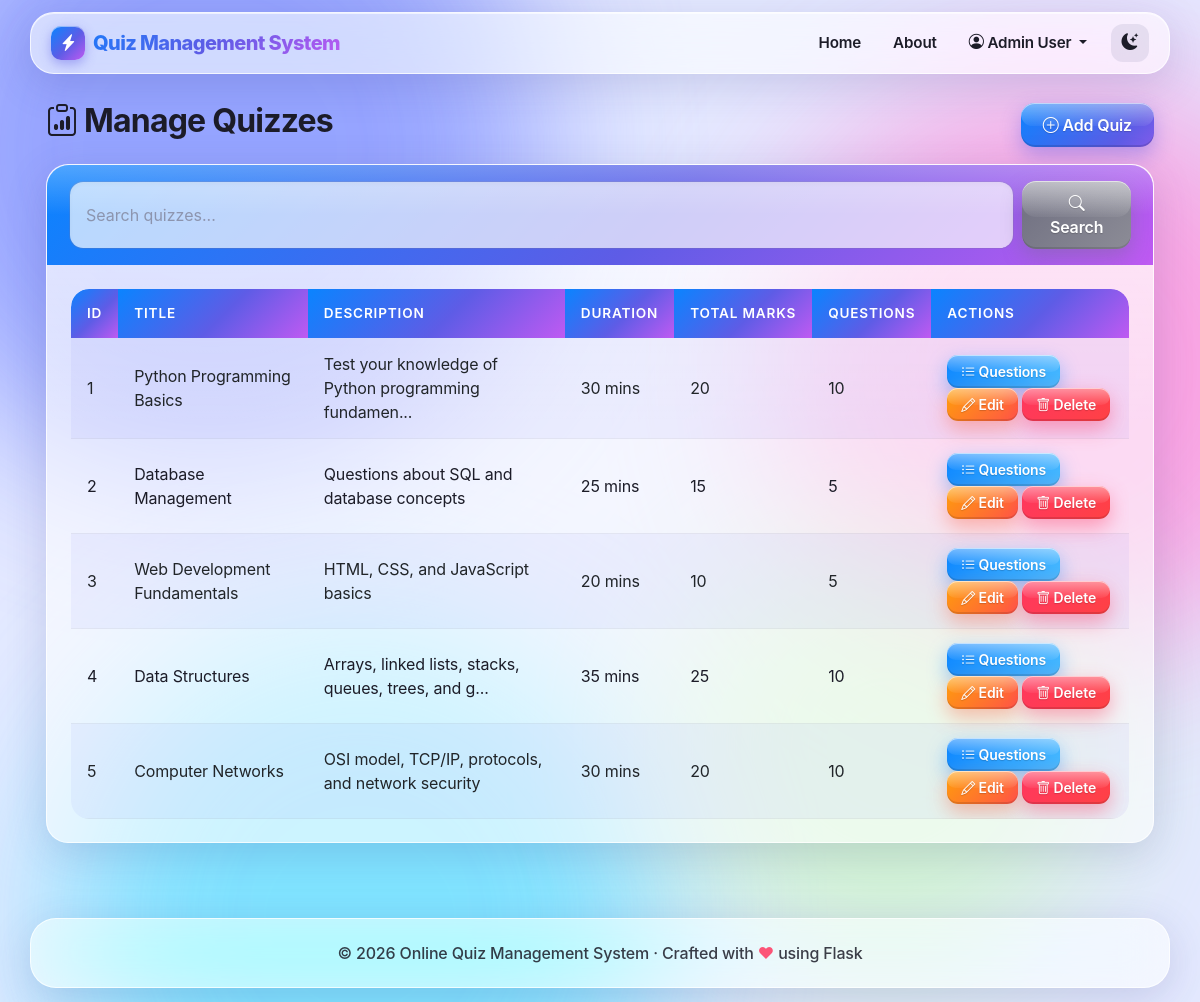
The page /admin/quizzes (signed in) on the database its author committed.
### models.py (models this page shows)
class Quiz(db.Model):
    id = db.Column(db.Integer, primary_key=True)
    title = db.Column(db.String(200), nullable=False)
    description = db.Column(db.Text)
    duration = db.Column(db.Integer, nullable=False)  # in minutes
    total_marks = db.Column(db.Integer, nullable=False)
    created_at = db.Column(db.DateTime, default=datetime.now)
    questions = db.relationship('Question', backref='quiz', lazy=True, cascade='all, delete-orphan')

### app.py (the view)
@app.route('/admin/quizzes')
@admin_login_required
def admin_quizzes():
    page = request.args.get('page', 1, type=int)
    search = request.args.get('search', '')
    query = Quiz.query
    if search:
        query = query.filter(Quiz.title.contains(search))
    quizzes = query.paginate(page=page, per_page=10)
    return render_template('admin_quizzes.html', quizzes=quizzes, search=search)

### app.py (called while the page is built)
def admin_login_required(f):
    @wraps(f)
    def decorated_function(*args, **kwargs):
        if 'admin_id' not in session:
            flash('Please login as admin to access this page.', 'danger')
            return redirect(url_for('admin_login'))
        return f(*args, **kwargs)
    return decorated_function

### templates/admin_quizzes.html (shortened to what this page needs)
{% extends "base.html" %}
{% block content %}
<div class="row">
    <div class="col-md-12">
        <div class="d-flex justify-content-between align-items-center">
            <h2><i class="bi bi-clipboard-data"></i> Manage Quizzes</h2>
            <a href="{{ url_for('add_quiz') }}" class="btn btn-primary">
                <i class="bi bi-plus-circle"></i> Add Quiz
            </a>
        </div>
    </div>
</div>
<div class="row mt-3">
    <div class="col-md-12">
        <div class="card">
            <div class="card-header">
                <form method="GET" action="{{ url_for('admin_quizzes') }}" class="d-flex">
                    <input type="text" class="form-control me-2" name="search" placeholder="Search quizzes..." value="{{ search }}">
                    <button type="submit" class="btn btn-secondary">
                        <i class="bi bi-search"></i> Search
                    </button>
                </form>
            </div>
            <div class="card-body">
                {% if quizzes.items %}
                <div class="table-responsive">
                    <table class="table table-striped table-hover">
                        <thead>
                            <tr>
                                <th>ID</th>
                                <th>Title</th>
                                <th>Description</th>
                                <th>Duration</th>
                                <th>Total Marks</th>
                                <th>Questions</th>
                                <th>Actions</th>
                            </tr>
                        </thead>
                        <tbody>
                            {% for quiz in quizzes.items %}
                            <tr>
                                <td>{{ quiz.id }}</td>
                                <td>{{ quiz.title }}</td>
                                <td>{{ quiz.description[:50] }}{% if quiz.description|length > 50 %}...{% endif %}</td>
                                <td>{{ quiz.duration }} mins</td>
                                <td>{{ quiz.total_marks }}</td>
                                <td>{{ quiz.questions|length }}</td>
                                <td>
                                    <a href="{{ url_for('quiz_questions', quiz_id=quiz.id) }}" class="btn btn-sm btn-info">
                                        <i class="bi bi-list-ul"></i> Questions
                                    </a>
                                    <a href="{{ url_for('edit_quiz', id=quiz.id) }}" class="btn btn-sm btn-warning">
                                        <i class="bi bi-pencil"></i> Edit
                                    </a>
                                    <a href="{{ url_for('delete_quiz', id=quiz.id) }}" class="btn btn-sm btn-danger" onclick="return confirm('Are you sure you want to delete this quiz?')">
                                        <i class="bi bi-trash"></i> Delete
                                    </a>
                                </td>
                            </tr>
                            {% endfor %}
                        </tbody>
                    </table>
                </div>
                {% else %}
                <p class="text-muted">No quizzes found. <a href="{{ url_for('add_quiz') }}">Add a quiz</a></p>
                {% endif %}
            </div>
        </div>
    </div>
</div>
{% endblock %}

### rows shown on the page
Quiz: id "1", title "Python Programming Basics", description "Test your knowledge of Python programming fundamen", duration "30", total_marks "20", questions|length "10"
Quiz: id "2", title "Database Management", description "Questions about SQL and database concepts", duration "25", total_marks "15", questions|length "5"
Quiz: id "3", title "Web Development Fundamentals", description "HTML, CSS, and JavaScript basics", duration "20", total_marks "10", questions|length "5"
Quiz: id "4", title "Data Structures", description "Arrays, linked lists, stacks, queues, trees, and g", duration "35", total_marks "25", questions|length "10"
Quiz: id "5", title "Computer Networks", description "OSI model, TCP/IP, protocols, and network security", duration "30", total_marks "20", questions|length "10"

### other values the page prints
{{ session.get('admin_name') }} "Admin User"
